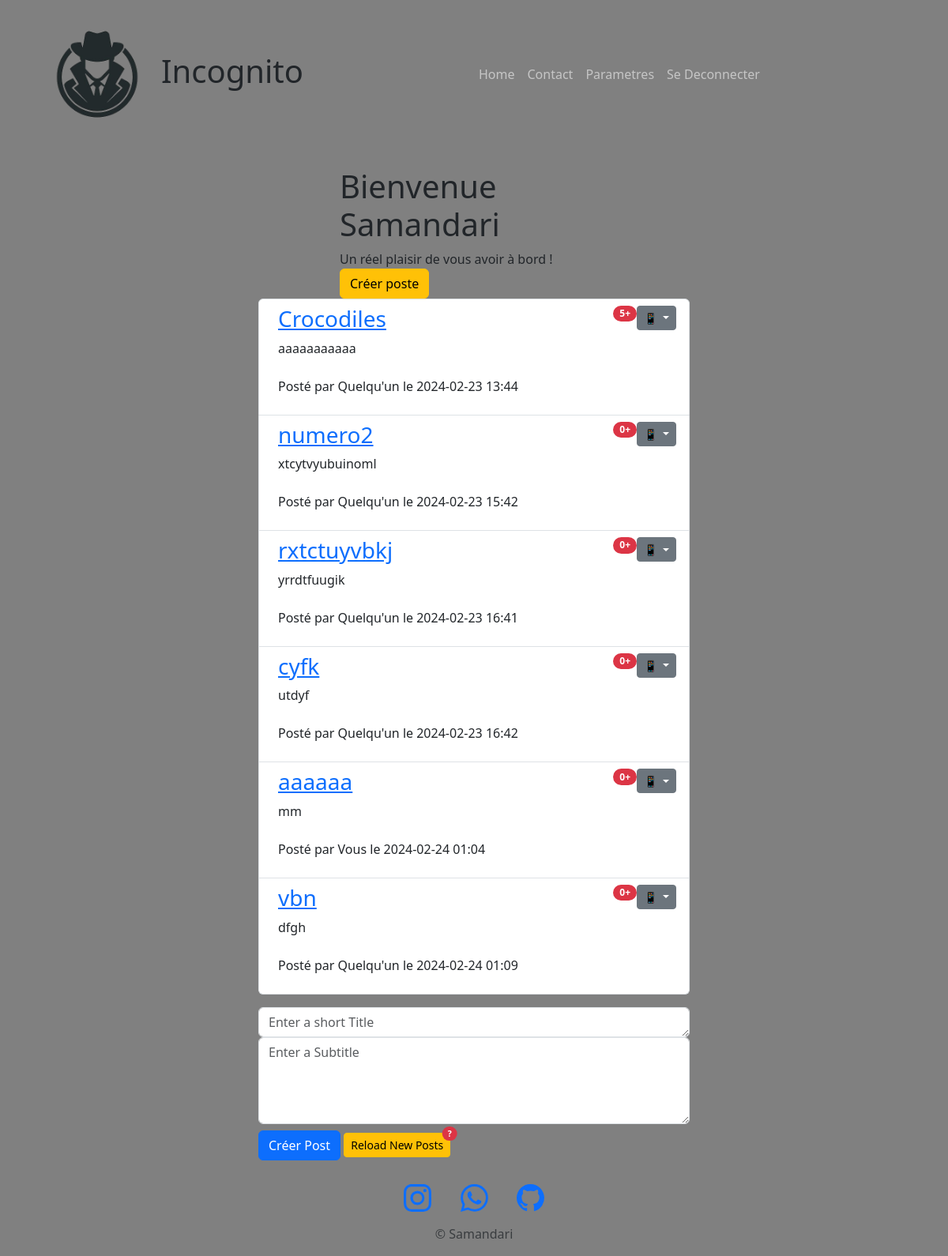
The page /posts (signed in) on the database as committed earlier.
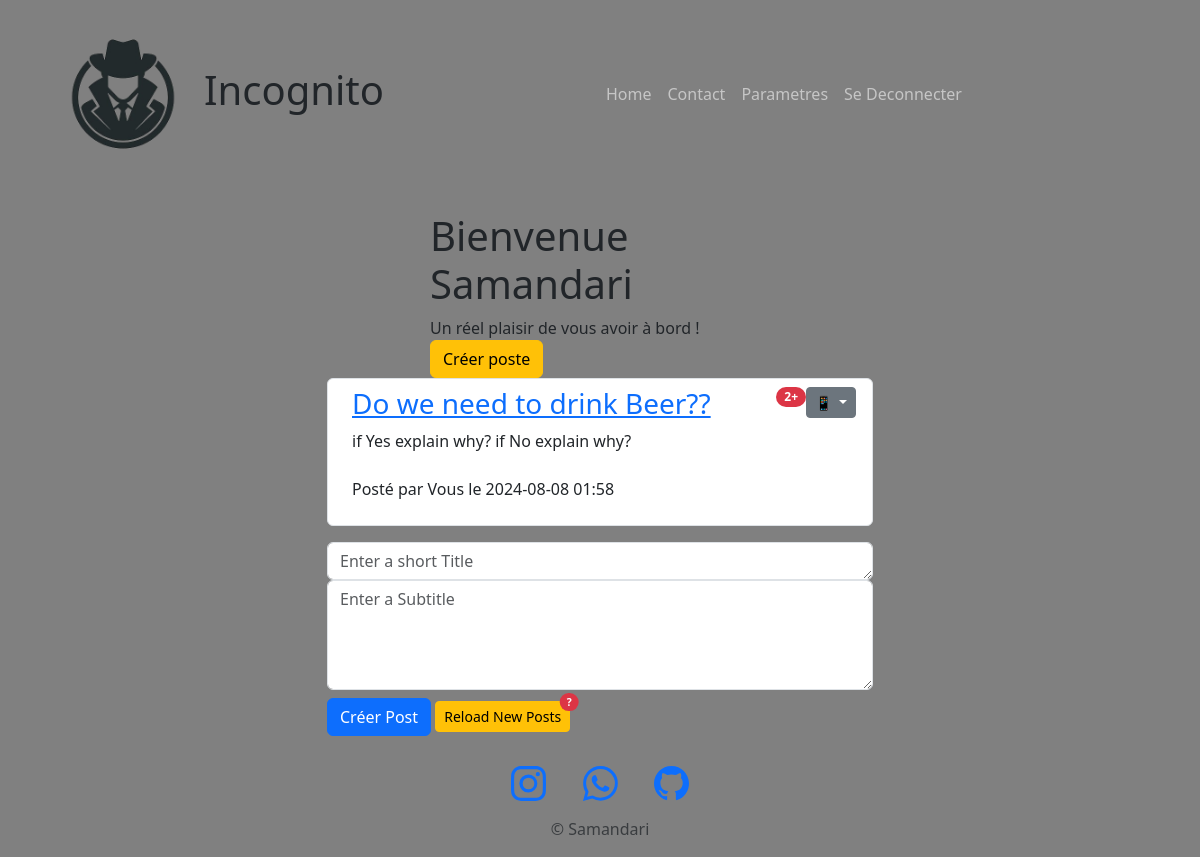
The same page on the database as committed later.
### main.py (models this page shows)
class Post(db.Model):
    id = db.Column(db.Integer, primary_key=True)
    title = db.Column(db.String(200))
    subtitle = db.Column(db.String(250))
    timestamp = db.Column(db.DateTime, default=datetime.utcnow)
    author = db.relationship('User', back_populates='posts')  # Include the User object
    user_id = db.Column(db.Integer, db.ForeignKey('user.id'), nullable=False)
    comments = db.relationship('Comment', back_populates="parent_post", lazy=True)

### main.py (the view, shortened to what this page needs)
@app.route('/posts', methods=['GET', 'POST'])  # get all posts or create a post
@login_required
def get_posts():
    posts = Post.query.all()
    return render_template('all_posts.html', posts=posts, current_user=current_user, edit=False)

### main.py (called while the page is built)
@login_manager.user_loader
def load_user(user_id):
    return User.query.get(user_id)

### templates/all_posts.html (shortened to what this page needs)
{% include "header.html" %}
        <div class="container mt-4">
            <div class="row">
                <div class="col-md-6 offset-md-3">
                      <header class="masthead" style="">
                        <div class="container">
                          <div class="row">
                            <div class="col-lg-8 col-md-10 mx-auto">
                              <div class="site-heading">
                                <h1>Bienvenue {{current_user.name}}</h1>
                                <span class="subheading">Un réel plaisir de vous avoir à bord !   </span>
                                <a class="btn btn-warning" href="#inputTitle">Créer poste</a>
                              </div>
                            </div>
                          </div>
                        </div>
                      </header>
                    <ol id="posts" class="list-group list-group-unnumbered">
                        {% for post in posts %}
                            <li class="list-group-item d-flex justify-content-between align-items-start text-break">
                                <div class="ms-2 me-auto">
                                      <div class="fw-bold">
                                          <a href="{{ url_for('post', post_id=post.id) }}">
                                            <h3>{{ post.title }}</h3>
                                          </a>
                                      </div>
                                      {{ post.subtitle }} <br><br>
                                      <p class="post-meta">Posté par
                                          {% if current_user == post.author: %}
                                            Vous
                                          {% else %}
                                            Quelqu'un
                                          {% endif %}
                                          le {{post.timestamp.strftime('%Y-%m-%d %H:%M')}}
                                      </p>
                                </div>
                                <span class="badge text-bg-primary rounded-pill bg-danger">{{ post.comments|length }}+</span>
                                <div class="dropdown">
                                  <button class="btn btn-secondary btn-sm dropdown-toggle" type="button" data-bs-toggle="dropdown" aria-expanded="true">
                                    📱
                                  </button>
                                </div>
                            </li>
                        {% endfor %}
                    </ol>
                    <form id="form" method="POST" class="mt-3" action="{{ url_for('get_posts') }}">
                        <div class="control-group">
                            <div class="form-group col-xs-12 floating-label-form-group controls">
                                <textarea id="inputTitle" name="title" class="form-control" placeholder="Enter a short Title" rows="1" autocomplete="off" required ></textarea>
                                <textarea id="inputSubtitle" name="subtitle" class="form-control" placeholder="Enter a Subtitle" rows="4" autocomplete="off" ></textarea>
                                <button class="btn btn-primary" type="submit" id="sendButton">Créer Post</button>
                                <button type="button" class="btn btn-warning btn-sm position-relative" id="refrech" onclick="window.location.reload();">
                                  Reload New Posts
                                  <span class="position-absolute top-0 start-100 translate-middle badge rounded-pill bg-danger" id="message-count-badge">
                                    ?
                                  </span>
                                </button>
                            </div>
                        </div>
                    </form>
                </div>
            </div>
        </div>
{% include "footer.html" %}

Rows that differ between the two databases and show on the page:
removed Post: title "Crocodiles", subtitle "aaaaaaaaaaa", shows "Quelqu'un", timestamp "2024-02-23 13:44", comments|length "5"
removed Post: title "numero2", subtitle "xtcytvyubuinoml", shows "Quelqu'un", timestamp "2024-02-23 15:42", comments|length "0"
removed Post: title "rxtctuyvbkj", subtitle "yrrdtfuugik", shows "Quelqu'un", timestamp "2024-02-23 16:41", comments|length "0"
removed Post: title "cyfk", subtitle "utdyf", shows "Quelqu'un", timestamp "2024-02-23 16:42", comments|length "0"
removed Post: title "aaaaaa", subtitle "mm", shows "Vous", timestamp "2024-02-24 01:04", comments|length "0"
removed Post: title "vbn", subtitle "dfgh", shows "Quelqu'un", timestamp "2024-02-24 01:09", comments|length "0"
added Post: title "Do we need to drink Beer??", subtitle "if Yes explain why? if No explain why?", shows "Vous", timestamp "2024-08-08 01:58", comments|length "2"
